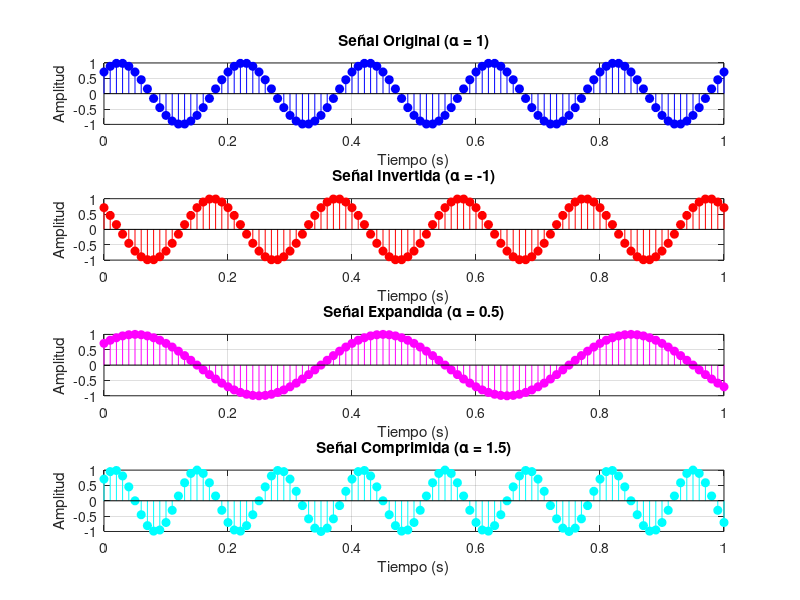
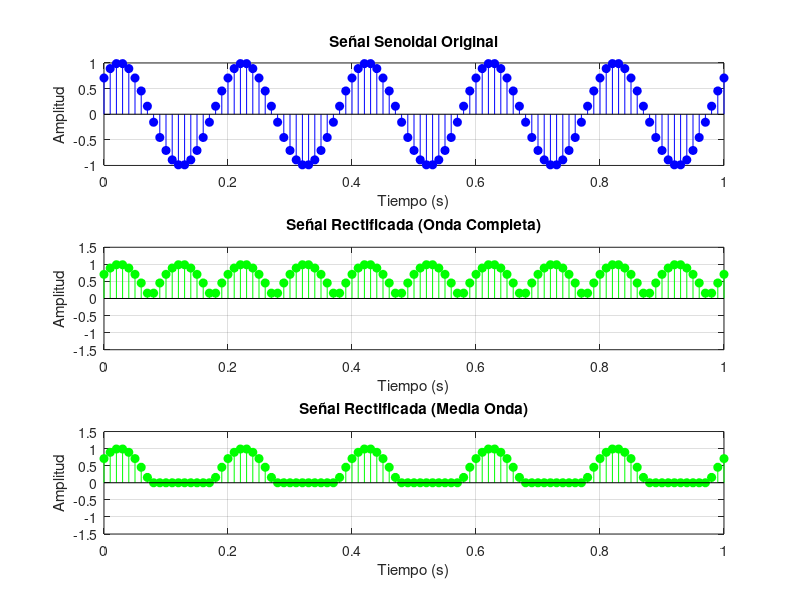
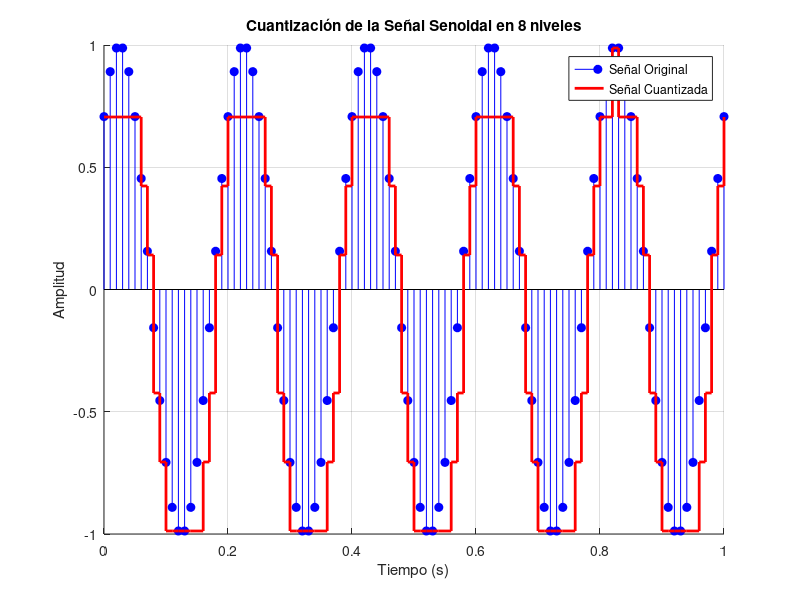

Here is the MATLAB script that generated these plots, in order:
1;

function [y, t] = generar_senoidal(fs, fm, phi, t_inicial, t_final)
    t = t_inicial : 1/fm : t_final;

    y = sin(2 * pi * fs * t + phi);
end

function y_nuevo = operacion_dominio_senoidal(t, fs, phi, alpha)
    % 1. Definimos la operación de dominio según tu apunte: τ^{-1}(t) = α * t
    tau_inv = alpha * t;

    % 2. Evaluamos la función original (x_viejo) en el nuevo dominio temporal
    y_nuevo = sin(2 * pi * fs * tau_inv + phi);
endfunction

function y_cuantizada = cuantizar(y_senoidal, N)
  % Paso 1: Hacemos la señal toda positiva restando el mínimo
  minimo_valor = min(y_senoidal);
  y_positiva = y_senoidal - minimo_valor;

  % Paso 2: Calculamos la magnitud del cuanto (H) [cite: 31]
  % Como la señal ahora va de 0 al nuevo máximo, dividimos el rango en N-1 escalones
  H = max(y_positiva) / (N - 1);

  % Paso 3: Aplicamos la ecuación (1) del libro [cite: 27]
  y_cuant_pos = zeros(1, length(y_positiva)); % Inicializamos en 0 (cubre la condición x < 0) [cite: 28]

  % Condición intermedia: si 0 <= x < (N-1)H [cite: 29]
  idx_mid = find(y_positiva >= 0 & y_positiva < (N - 1) * H);
  y_cuant_pos(idx_mid) = H * floor(y_positiva(idx_mid) / H); % Usamos floor() como el equivalente a int()

  % Condición superior: si x >= (N-1)H [cite: 29]
  idx_top = find(y_positiva >= (N - 1) * H);
  y_cuant_pos(idx_top) = (N - 1) * H;

  % Paso 4: Sumamos el mínimo para volver al rango de valores original
  y_cuantizada = y_cuant_pos + minimo_valor;
endfunction

fm = 100;           % Frecuencia de muestreo en Hz
t_inicial = 0;      % Tiempo inicial en segundos
t_final = 1;        % Tiempo final en segundos

% Parámetros de la señal (2*fs <= fm, es decir fs <= 50hz)
fs = 5;             % Frecuencia de la señal en hz
phi = pi/4;         % Fase en radianes

% Generación de las señales llamando a las funciones
[y_senoidal, t] = generar_senoidal(fs, fm, phi, t_inicial, t_final);


% ==========================================
% --- 1. Inversion y Expansion (extra)
% ==========================================

% 1. Inversión (Reversión): alpha = -1
alpha_inv = -1;
y_invertida = operacion_dominio_senoidal(t, fs, phi, alpha_inv);

% 2. Expansión: 0 < alpha < 1
alpha_exp = 0.5;
y_expandida = operacion_dominio_senoidal(t, fs, phi, alpha_exp);


% 3. Compresion: alpha > 1
alpha_comp = 1.5;
y_comprimida = operacion_dominio_senoidal(t, fs, phi, alpha_comp);


% --- Ploteo para comparar ---
figure;

% Gráfico Original
subplot(4, 1, 1);
stem(t, y_senoidal, 'b', 'filled');
title('Señal Original (\alpha = 1)');
xlabel('Tiempo (s)');
ylabel('Amplitud');
grid on;

% Gráfico Invertido
subplot(4, 1, 2);
stem(t, y_invertida, 'r', 'filled');
title(['Señal Invertida (\alpha = ', num2str(alpha_inv), ')']);
xlabel('Tiempo (s)');
ylabel('Amplitud');
grid on;

% Gráfico Expansion
subplot(4, 1, 3);
stem(t, y_expandida, 'm', 'filled');
title(['Señal Expandida (\alpha = ', num2str(alpha_exp), ')']);
xlabel('Tiempo (s)');
ylabel('Amplitud');
grid on;

% Gráfico Compresion
subplot(4, 1, 4);
stem(t, y_comprimida, 'c', 'filled');
title(['Señal Comprimida (\alpha = ', num2str(alpha_comp), ')']);
xlabel('Tiempo (s)');
ylabel('Amplitud');
grid on;

% ==========================================
% --- 2. Rectificación
% ==========================================

% Aplicamos el valor absoluto para rectificar la señal completa
y_rectificada = abs(y_senoidal);

% 1. Hacemos una copia exacta de la señal original
y_media_onda = y_senoidal;

% 2. Buscamos dónde la señal original es menor a cero y forzamos un cero
y_media_onda(y_senoidal < 0) = 0;

% --- Ploteo para comparar Original vs Rectificada ---
figure;

% Gráfico original
subplot(3, 1, 1);
stem(t, y_senoidal, 'b', 'filled');
title('Señal Senoidal Original');
xlabel('Tiempo (s)');
ylabel('Amplitud');
grid on;

% Gráfico rectificado
subplot(3, 1, 2);
stem(t, y_rectificada, 'g', 'filled');
title('Señal Rectificada (Onda Completa)');
xlabel('Tiempo (s)');
ylabel('Amplitud');
ylim([-1.5, 1.5]); % Mantenemos el límite inferior en -1.5 para evidenciar que ya no hay valores negativos
grid on;

% Gráfico rectificado media onda
subplot(3, 1, 3);
stem(t, y_media_onda, 'g', 'filled');
title('Señal Rectificada (Media Onda)');
xlabel('Tiempo (s)');
ylabel('Amplitud');
ylim([-1.5, 1.5]); % Mantenemos los límites para ver bien el piso en cero
grid on;


% ==========================================
% --- 3. Cuantización en 8 niveles ---
% ==========================================

N = 8; % Número de niveles de la cuantización

y_cuantizada = cuantizar(y_senoidal, N);

% --- Ploteo para comparar Original vs Cuantizada ---
figure;
hold on; % hold on permite superponer dos gráficos en el mismo cuadro
stem(t, y_senoidal, 'b', 'filled'); % Señal original en azul

% Usamos 'stairs' para dibujar los escalones típicos de una señal cuantizada
stairs(t, y_cuantizada, 'r', 'linewidth', 2);

title('Cuantización de la Señal Senoidal en 8 niveles');
xlabel('Tiempo (s)');
ylabel('Amplitud');
legend('Señal Original', 'Señal Cuantizada');
grid on;
hold off;
